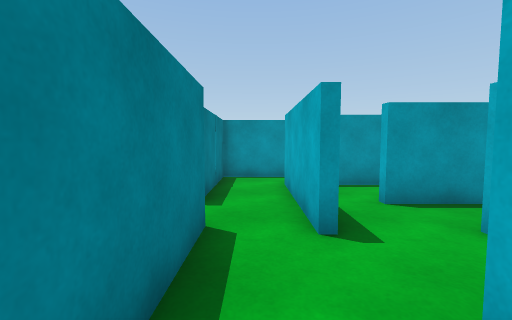
view 1 (above)

24 first-person views from a walk through a 3-D level made in the Unity game engine. The camera is 1.2 m above the floor, tilts 4° down and sees 90° across. The floor is counted in squares, 1 m on a side. Each view is taken from the middle of a square. On the plan, view 1 faces up. The plan holds only what a view shows up to about 12 squares ahead; the rest is blank.

view 2
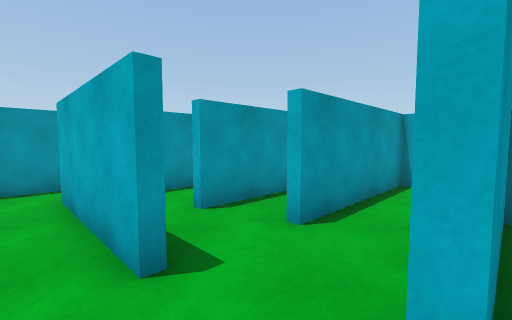

view 3
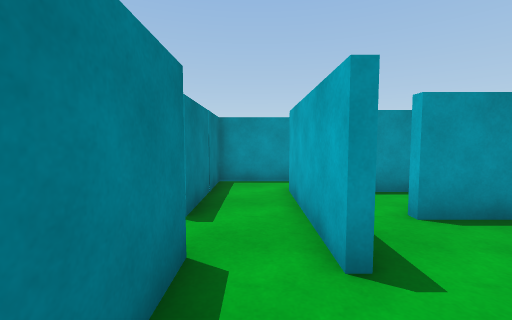

view 4
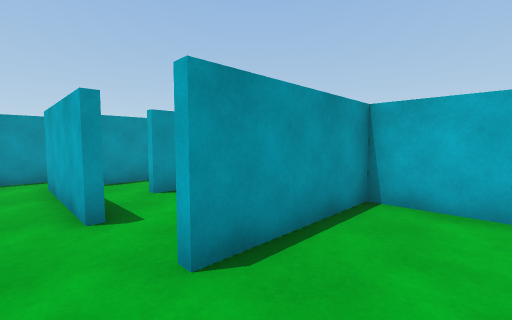

view 5
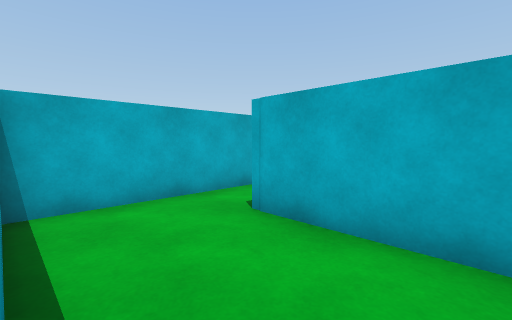

view 6
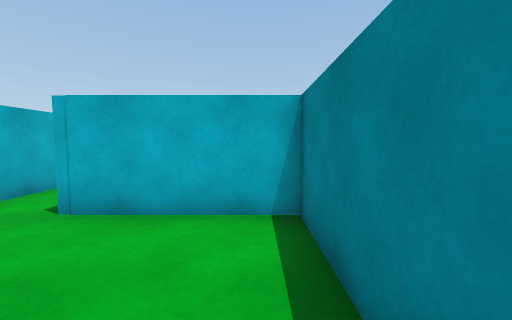

view 7
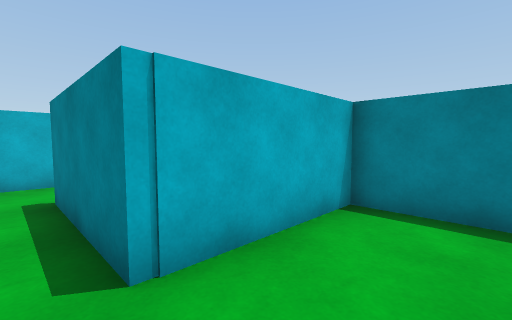

view 8
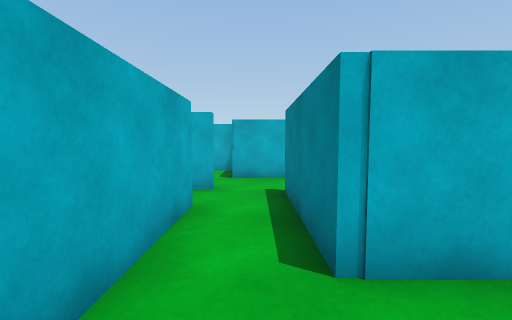

view 9
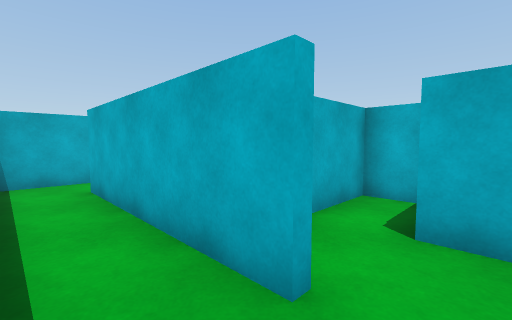

view 10
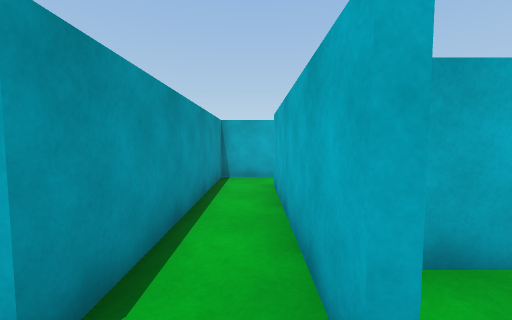

view 11
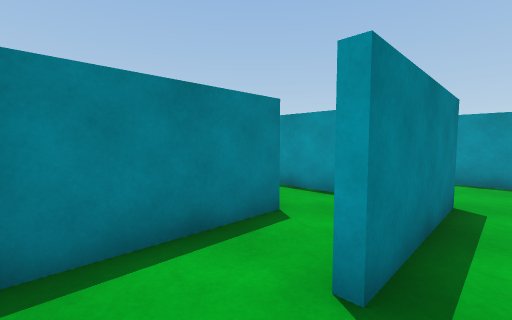

view 12
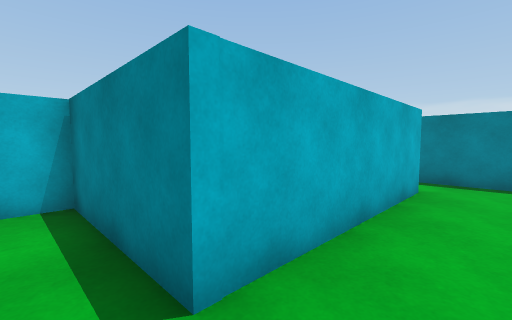

view 13
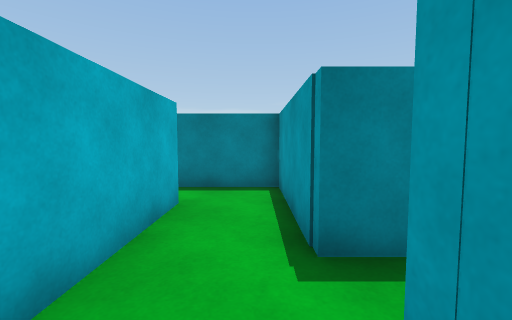

view 14
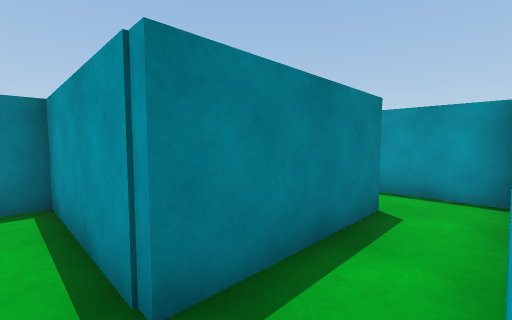

view 15
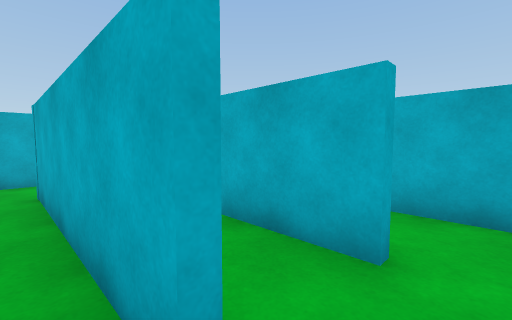

view 16
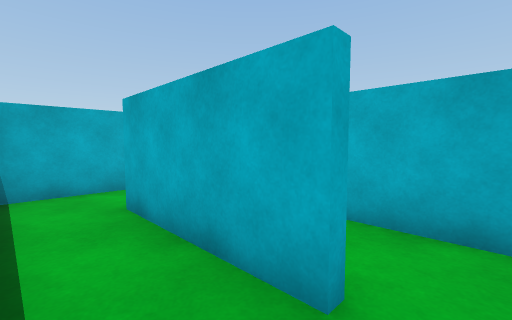

view 17
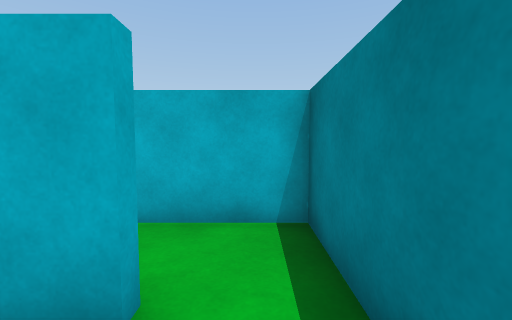

view 18
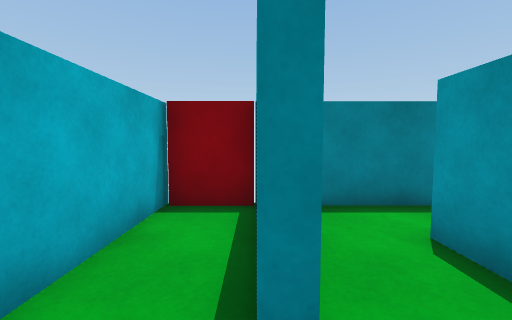

view 19
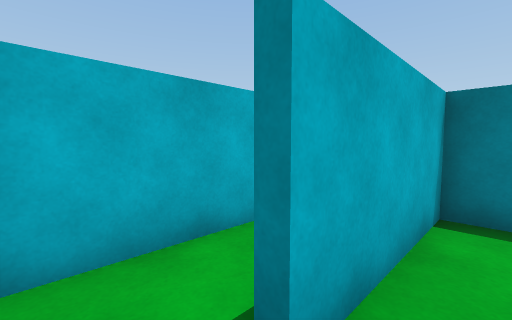

view 20
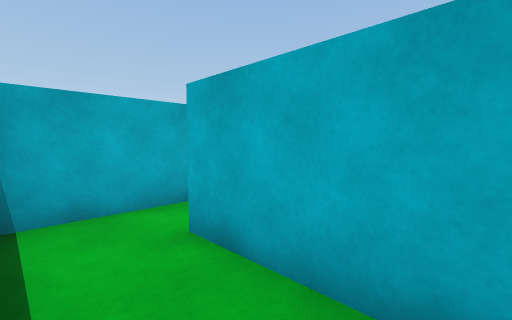

view 21
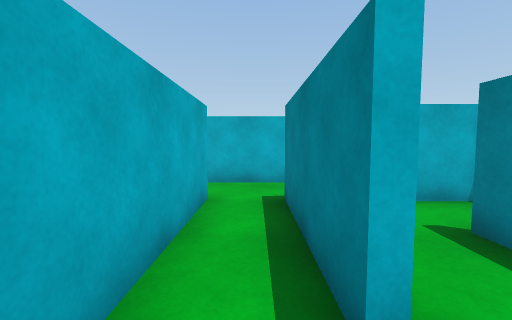

view 22
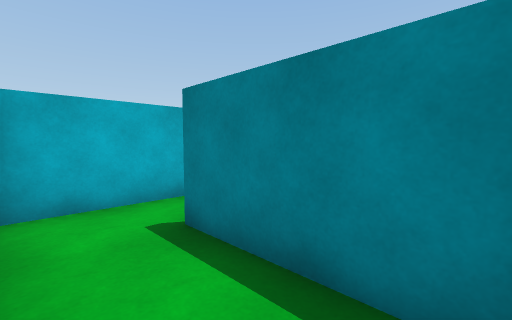

view 23
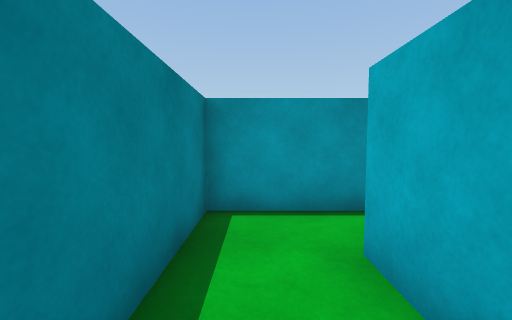

view 24
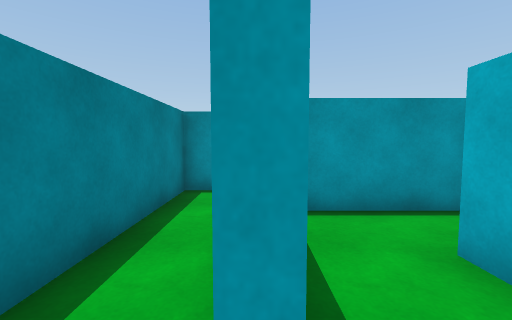

### Floor plan
Ten units are one square. View 1 is at (0, 0); x grows to the right and y downward. Boxes are objects, and circles mark ways between rooms. Rooms are numbered by the first view taken in them; rooms with no view inside come last. Other rooms are left out.
<svg viewBox="-76 -81 208 194">
<path fill="none" stroke="#000" d="M-7 -14 -7 22 16 22M8 -32 8 -74M-7 -36 -7 -14M35 -49 25 -49M-11 -76 -11 -50M50 66 111 66M16 22 33 22 33 62M35 86 49 86M63 107 63 75M127 69 127 48 52 48 52 -10 11 -10M11 24 -10 24 -10 -24M-26 -18 -26 24 -46 24M-50 45 11 45M-9 -34 -34 -34M30 48 30 39M-46 24 -68 24 -68 46M-52 66 -11 66M-68 46 -68 65M8 72 8 49M-14 98 -14 86M-68 89 -68 108M-71 107 -19 107M-41 68 -52 68M-14 86 -14 69M-68 65 -68 87 -29 87M-29 0 -29 -18M-49 -15 -49 4M-55 22 -29 22M11 45 11 86 35 86M-60 -53 -68 -53 -68 -6M-65 22 -55 22M-34 -34 -49 -34 -49 -15"/>
<circle cx="5" cy="-10" r="3" fill="#2a7"/>
<circle cx="25" cy="5" r="3" fill="#2a7"/>
<circle cx="30" cy="75" r="3" fill="#2a7"/>
<circle cx="-35" cy="35" r="3" fill="#2a7"/>
<circle cx="20" cy="55" r="3" fill="#2a7"/>
<circle cx="-30" cy="-25" r="3" fill="#2a7"/>
<circle cx="-55" cy="50" r="3" fill="#2a7"/>
<circle cx="-60" cy="70" r="3" fill="#2a7"/>
<circle cx="-20" cy="90" r="3" fill="#2a7"/>
<circle cx="-50" cy="10" r="3" fill="#2a7"/>
<circle cx="-40" cy="-5" r="3" fill="#2a7"/>
<text x="0" y="0">1</text>
<text x="10" y="-30">2</text>
<text x="40" y="40">3</text>
<text x="-20" y="20">4</text>
<text x="-60" y="30">5</text>
<text x="-40" y="60">6</text>
<text x="-40" y="100">7</text>
<text x="-40" y="80">8</text>
<text x="-40" y="0">9</text>
<text x="20" y="70">10</text>
<text x="-60" y="-20">11</text>
<text x="-40" y="-30">12</text>
</svg>
Room 1 opens to room 2. Room 1 opens to room 3. Room 3 opens to room 10. Room 4 opens to room 5. Room 4 opens to room 10. Room 4 opens to room 12. Room 5 opens to room 6. Room 6 opens to room 8. Room 7 opens to room 8. Room 9 opens to room 11. Room 9 opens to room 12.

Where each view was taken, in squares from view 1:
view 1: 0 up, 0 right, facing up
view 2: 1 up, 0 right, facing up-right
view 3: 1 up, 0 right, facing up
view 4: 1 down, 0 right, facing up-right
view 5: 1 up, 0 right, facing down-right
view 6: 2 up, 0 right, facing down
view 7: 0 up, 4 right, facing down-left
view 8: 0 up, 4 right, facing down
view 9: 5 down, 4 right, facing down-right
view 10: 6 down, 4 right, facing right
view 11: 8 down, 4 right, facing up-left
view 12: 3 down, 2 right, facing down-left
view 13: 3 down, 0 right, facing left
view 14: 3 down, 1 left, facing up-left
view 15: 4 down, 6 left, facing down-right
view 16: 5 down, 6 left, facing down-right
view 17: 5 down, 6 left, facing down
view 18: 9 down, 2 left, facing left
view 19: 8 down, 2 left, facing down-left
view 20: 7 down, 6 left, facing down-right
view 21: 3 up, 2 left, facing down
view 22: 3 up, 3 left, facing down-left
view 23: 1 down, 4 left, facing up
view 24: 1 down, 5 left, facing up
